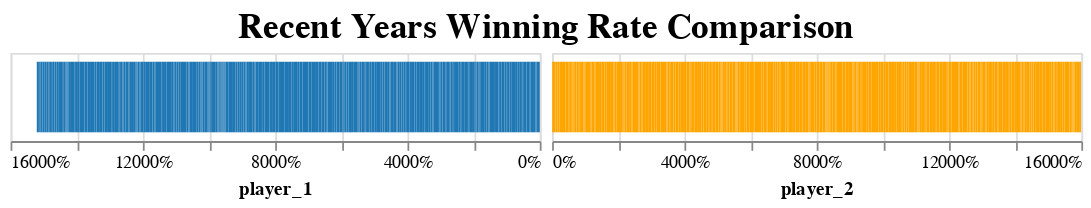

Notebook source saved alongside this figure:
### Code cell
player_1 = list(df_battle["name_1"].unique())
player_2 = list(df_battle["name_2"].unique())
player_1.sort()
player_2.sort()

dropdown1 = alt.binding_select(options=player_1, labels=player_1, name="player 1")
selection1 = alt.selection_single(fields=['name_1'], bind=dropdown1, name='player 1')

dropdown2 = alt.binding_select(options=player_2, labels=player_2, name="player 2")
selection2 = alt.selection_single(fields=['name_2'], bind=dropdown2, name='player 2')

op_condition = {"condition":
                {"test":
                 {"and":
                  [{"selection": "player 1"},
                   {"selection": "player 2"}]},
                    "value": 1},
                "value": 0}

base = alt.Chart(df_battle).properties(
    height=50,
    width=300
)

left = base.mark_bar(color='#1f77b4').encode(
    x=alt.X('player_1', sort=alt.SortOrder('descending'), axis=alt.Axis(format='%')),
    y=alt.Y('catagory', axis=None),
    opacity=op_condition
)

middle = base.encode(
    y=alt.Y('catagory:N', axis=None),
    text=alt.Text('catagory:N'),
).mark_text().properties(
    width=80
)

right = base.mark_bar(color='orange').encode(
    x=alt.X('player_2', axis=alt.Axis(format='%')),
    y=alt.Y('catagory', axis=None),
    opacity=op_condition
)

alt.concat(left, right, spacing=5).add_selection(
    selection2, selection1
).configure_scale(
    bandPaddingInner=0.2
).properties(
    title='Recent Years Winning Rate Comparison'
).configure_title(
    fontSize=20,
    anchor='middle'
)

### Figure 1 — Vega-Lite specification as saved in the notebook (floating-point values rounded to 4 significant figures; data arrays with more than 128 entries replaced by an {"elided": "..."} marker saying what was removed)
{"config": {"view": {"continuousWidth": 400, "continuousHeight": 300}, "scale": {"bandPaddingInner": 0.2}, "title": {"anchor": "middle", "fontSize": 20}}, "concat": [{"mark": {"type": "bar", "color": "#1f77b4"}, "encoding": {"opacity": {"condition": {"value": 1, "test": {"and": [{"selection": "player 1"}, {"selection": "player 2"}]}}, "value": 0}, "x": {"axis": {"format": "%"}, "field": "player_1", "sort": "descending", "type": "quantitative"}, "y": {"axis": null, "field": "catagory", "type": "nominal"}}, "height": 50, "selection": {"player 2": {"type": "single", "fields": ["name_2"], "bind": {"input": "select", "options": ["Anders Antonsen", "Anthony Sinisuka Ginting", "B. Sai Praneeth", "Brice Leverdez", "Cheuk Yiu Lee", "Dan Lin", "Daren Liew", "Dong Keun Lee", "Fei Xiang Sun", "Firman Abdul Kholik", "Guangzu Lu", "H. S. Prannoy", "Hans-Kristian Solberg Vittinghus", "Hyun Il Lee", "Jan O Jorgensen", "Jen Hao Hsu", "Jonatan Christie", "Joo Ven Soong", "Ka Long Angus Ng", "Kai Schaefer", "Kalle Koljonen", "Kanta Tsuneyama", "Kantaphon Wangcharoen", "Kashyap Parupalli", "Kazumasa Sakai", "Kenta Nishimoto", "Kento Momota", "Khosit Phetpradab", "Kunlavut Vitidsarn", "Kwang Hee Heo", "Long Chen", "Lucas Corvee", "Mark Caljouw", "Misha Zilberman", "Nhat Nguyen", "Rasmus Gemke", "Riichi Takeshita", "Sameer Verma", "Shesar Hiren Rhustavito", "Shreyansh Jaiswal", "Sitthikom Thammasin", "Sourabh Verma", "Srikanth Kidambi", "Subhankar Dey", "Suppanyu Avihingsanon", "Tanongsak Saensomboonsuk", "Thomas Rouxel", "Tien Chen Chou", "Toby Penty", "Tommy Sugiarto", "Tzu Wei Wang", "Viktor Axelsen", "Wan Ho Son", "Wing Ki Vincent Wong", "Yu Igarashi", "Yu Xiang Huang", "Yuqi Shi", "Yuxiang Huang", "Zii Jia Lee"], "labels": ["Anders Antonsen", "Anthony Sinisuka Ginting", "B. Sai Praneeth", "Brice Leverdez", "Cheuk Yiu Lee", "Dan Lin", "Daren Liew", "Dong Keun Lee", "Fei Xiang Sun", "Firman Abdul Kholik", "Guangzu Lu", "H. S. Prannoy", "Hans-Kristian Solberg Vittinghus", "Hyun Il Lee", "Jan O Jorgensen", "Jen Hao Hsu", "Jonatan Christie", "Joo Ven Soong", "Ka Long Angus Ng", "Kai Schaefer", "Kalle Koljonen", "Kanta Tsuneyama", "Kantaphon Wangcharoen", "Kashyap Parupalli", "Kazumasa Sakai", "Kenta Nishimoto", "Kento Momota", "Khosit Phetpradab", "Kunlavut Vitidsarn", "Kwang Hee Heo", "Long Chen", "Lucas Corvee", "Mark Caljouw", "Misha Zilberman", "Nhat Nguyen", "Rasmus Gemke", "Riichi Takeshita", "Sameer Verma", "Shesar Hiren Rhustavito", "Shreyansh Jaiswal", "Sitthikom Thammasin", "Sourabh Verma", "Srikanth Kidambi", "Subhankar Dey", "Suppanyu Avihingsanon", "Tanongsak Saensomboonsuk", "Thomas Rouxel", "Tien Chen Chou", "Toby Penty", "Tommy Sugiarto", "Tzu Wei Wang", "Viktor Axelsen", "Wan Ho Son", "Wing Ki Vincent Wong", "Yu Igarashi", "Yu Xiang Huang", "Yuqi Shi", "Yuxiang Huang", "Zii Jia Lee"], "name": "player 2"}}, "player 1": {"type": "single", "fields": ["name_1"], "bind": {"input": "select", "options": ["Anders Antonsen", "Anthony Sinisuka Ginting", "B. Sai Praneeth", "Brice Leverdez", "Cheuk Yiu Lee", "Dan Lin", "Daren Liew", "Dong Keun Lee", "Fei Xiang Sun", "Firman Abdul Kholik", "Guangzu Lu", "H. S. Prannoy", "Hans-Kristian Solberg Vittinghus", "Hyun Il Lee", "Jan O Jorgensen", "Jen Hao Hsu", "Jonatan Christie", "Joo Ven Soong", "Ka Long Angus Ng", "Kai Schaefer", "Kalle Koljonen", "Kanta Tsuneyama", "Kantaphon Wangcharoen", "Kashyap Parupalli", "Kazumasa Sakai", "Kenta Nishimoto", "Kento Momota", "Khosit Phetpradab", "Kunlavut Vitidsarn", "Kwang Hee Heo", "Long Chen", "Lucas Corvee", "Mark Caljouw", "Misha Zilberman", "Nhat Nguyen", "Rasmus Gemke", "Riichi Takeshita", "Sameer Verma", "Shesar Hiren Rhustavito", "Shreyansh Jaiswal", "Sitthikom Thammasin", "Sourabh Verma", "Srikanth Kidambi", "Subhankar Dey", "Suppanyu Avihingsanon", "Tanongsak Saensomboonsuk", "Thomas Rouxel", "Tien Chen Chou", "Toby Penty", "Tommy Sugiarto", "Tzu Wei Wang", "Viktor Axelsen", "Wan Ho Son", "Wing Ki Vincent Wong", "Yu Igarashi", "Yu Xiang Huang", "Yuqi Shi", "Yuxiang Huang", "Zii Jia Lee"], "labels": ["Anders Antonsen", "Anthony Sinisuka Ginting", "B. Sai Praneeth", "Brice Leverdez", "Cheuk Yiu Lee", "Dan Lin", "Daren Liew", "Dong Keun Lee", "Fei Xiang Sun", "Firman Abdul Kholik", "Guangzu Lu", "H. S. Prannoy", "Hans-Kristian Solberg Vittinghus", "Hyun Il Lee", "Jan O Jorgensen", "Jen Hao Hsu", "Jonatan Christie", "Joo Ven Soong", "Ka Long Angus Ng", "Kai Schaefer", "Kalle Koljonen", "Kanta Tsuneyama", "Kantaphon Wangcharoen", "Kashyap Parupalli", "Kazumasa Sakai", "Kenta Nishimoto", "Kento Momota", "Khosit Phetpradab", "Kunlavut Vitidsarn", "Kwang Hee Heo", "Long Chen", "Lucas Corvee", "Mark Caljouw", "Misha Zilberman", "Nhat Nguyen", "Rasmus Gemke", "Riichi Takeshita", "Sameer Verma", "Shesar Hiren Rhustavito", "Shreyansh Jaiswal", "Sitthikom Thammasin", "Sourabh Verma", "Srikanth Kidambi", "Subhankar Dey", "Suppanyu Avihingsanon", "Tanongsak Saensomboonsuk", "Thomas Rouxel", "Tien Chen Chou", "Toby Penty", "Tommy Sugiarto", "Tzu Wei Wang", "Viktor Axelsen", "Wan Ho Son", "Wing Ki Vincent Wong", "Yu Igarashi", "Yu Xiang Huang", "Yuqi Shi", "Yuxiang Huang", "Zii Jia Lee"], "name": "player 1"}}}, "width": 300}, {"mark": {"type": "bar", "color": "orange"}, "encoding": {"opacity": {"condition": {"value": 1, "test": {"and": [{"selection": "player 1"}, {"selection": "player 2"}]}}, "value": 0}, "x": {"axis": {"format": "%"}, "field": "player_2", "type": "quantitative"}, "y": {"axis": null, "field": "catagory", "type": "nominal"}}, "height": 50, "selection": {"player 2": {"type": "single", "fields": ["name_2"], "bind": {"input": "select", "options": ["Anders Antonsen", "Anthony Sinisuka Ginting", "B. Sai Praneeth", "Brice Leverdez", "Cheuk Yiu Lee", "Dan Lin", "Daren Liew", "Dong Keun Lee", "Fei Xiang Sun", "Firman Abdul Kholik", "Guangzu Lu", "H. S. Prannoy", "Hans-Kristian Solberg Vittinghus", "Hyun Il Lee", "Jan O Jorgensen", "Jen Hao Hsu", "Jonatan Christie", "Joo Ven Soong", "Ka Long Angus Ng", "Kai Schaefer", "Kalle Koljonen", "Kanta Tsuneyama", "Kantaphon Wangcharoen", "Kashyap Parupalli", "Kazumasa Sakai", "Kenta Nishimoto", "Kento Momota", "Khosit Phetpradab", "Kunlavut Vitidsarn", "Kwang Hee Heo", "Long Chen", "Lucas Corvee", "Mark Caljouw", "Misha Zilberman", "Nhat Nguyen", "Rasmus Gemke", "Riichi Takeshita", "Sameer Verma", "Shesar Hiren Rhustavito", "Shreyansh Jaiswal", "Sitthikom Thammasin", "Sourabh Verma", "Srikanth Kidambi", "Subhankar Dey", "Suppanyu Avihingsanon", "Tanongsak Saensomboonsuk", "Thomas Rouxel", "Tien Chen Chou", "Toby Penty", "Tommy Sugiarto", "Tzu Wei Wang", "Viktor Axelsen", "Wan Ho Son", "Wing Ki Vincent Wong", "Yu Igarashi", "Yu Xiang Huang", "Yuqi Shi", "Yuxiang Huang", "Zii Jia Lee"], "labels": ["Anders Antonsen", "Anthony Sinisuka Ginting", "B. Sai Praneeth", "Brice Leverdez", "Cheuk Yiu Lee", "Dan Lin", "Daren Liew", "Dong Keun Lee", "Fei Xiang Sun", "Firman Abdul Kholik", "Guangzu Lu", "H. S. Prannoy", "Hans-Kristian Solberg Vittinghus", "Hyun Il Lee", "Jan O Jorgensen", "Jen Hao Hsu", "Jonatan Christie", "Joo Ven Soong", "Ka Long Angus Ng", "Kai Schaefer", "Kalle Koljonen", "Kanta Tsuneyama", "Kantaphon Wangcharoen", "Kashyap Parupalli", "Kazumasa Sakai", "Kenta Nishimoto", "Kento Momota", "Khosit Phetpradab", "Kunlavut Vitidsarn", "Kwang Hee Heo", "Long Chen", "Lucas Corvee", "Mark Caljouw", "Misha Zilberman", "Nhat Nguyen", "Rasmus Gemke", "Riichi Takeshita", "Sameer Verma", "Shesar Hiren Rhustavito", "Shreyansh Jaiswal", "Sitthikom Thammasin", "Sourabh Verma", "Srikanth Kidambi", "Subhankar Dey", "Suppanyu Avihingsanon", "Tanongsak Saensomboonsuk", "Thomas Rouxel", "Tien Chen Chou", "Toby Penty", "Tommy Sugiarto", "Tzu Wei Wang", "Viktor Axelsen", "Wan Ho Son", "Wing Ki Vincent Wong", "Yu Igarashi", "Yu Xiang Huang", "Yuqi Shi", "Yuxiang Huang", "Zii Jia Lee"], "name": "player 2"}}, "player 1": {"type": "single", "fields": ["name_1"], "bind": {"input": "select", "options": ["Anders Antonsen", "Anthony Sinisuka Ginting", "B. Sai Praneeth", "Brice Leverdez", "Cheuk Yiu Lee", "Dan Lin", "Daren Liew", "Dong Keun Lee", "Fei Xiang Sun", "Firman Abdul Kholik", "Guangzu Lu", "H. S. Prannoy", "Hans-Kristian Solberg Vittinghus", "Hyun Il Lee", "Jan O Jorgensen", "Jen Hao Hsu", "Jonatan Christie", "Joo Ven Soong", "Ka Long Angus Ng", "Kai Schaefer", "Kalle Koljonen", "Kanta Tsuneyama", "Kantaphon Wangcharoen", "Kashyap Parupalli", "Kazumasa Sakai", "Kenta Nishimoto", "Kento Momota", "Khosit Phetpradab", "Kunlavut Vitidsarn", "Kwang Hee Heo", "Long Chen", "Lucas Corvee", "Mark Caljouw", "Misha Zilberman", "Nhat Nguyen", "Rasmus Gemke", "Riichi Takeshita", "Sameer Verma", "Shesar Hiren Rhustavito", "Shreyansh Jaiswal", "Sitthikom Thammasin", "Sourabh Verma", "Srikanth Kidambi", "Subhankar Dey", "Suppanyu Avihingsanon", "Tanongsak Saensomboonsuk", "Thomas Rouxel", "Tien Chen Chou", "Toby Penty", "Tommy Sugiarto", "Tzu Wei Wang", "Viktor Axelsen", "Wan Ho Son", "Wing Ki Vincent Wong", "Yu Igarashi", "Yu Xiang Huang", "Yuqi Shi", "Yuxiang Huang", "Zii Jia Lee"], "labels": ["Anders Antonsen", "Anthony Sinisuka Ginting", "B. Sai Praneeth", "Brice Leverdez", "Cheuk Yiu Lee", "Dan Lin", "Daren Liew", "Dong Keun Lee", "Fei Xiang Sun", "Firman Abdul Kholik", "Guangzu Lu", "H. S. Prannoy", "Hans-Kristian Solberg Vittinghus", "Hyun Il Lee", "Jan O Jorgensen", "Jen Hao Hsu", "Jonatan Christie", "Joo Ven Soong", "Ka Long Angus Ng", "Kai Schaefer", "Kalle Koljonen", "Kanta Tsuneyama", "Kantaphon Wangcharoen", "Kashyap Parupalli", "Kazumasa Sakai", "Kenta Nishimoto", "Kento Momota", "Khosit Phetpradab", "Kunlavut Vitidsarn", "Kwang Hee Heo", "Long Chen", "Lucas Corvee", "Mark Caljouw", "Misha Zilberman", "Nhat Nguyen", "Rasmus Gemke", "Riichi Takeshita", "Sameer Verma", "Shesar Hiren Rhustavito", "Shreyansh Jaiswal", "Sitthikom Thammasin", "Sourabh Verma", "Srikanth Kidambi", "Subhankar Dey", "Suppanyu Avihingsanon", "Tanongsak Saensomboonsuk", "Thomas Rouxel", "Tien Chen Chou", "Toby Penty", "Tommy Sugiarto", "Tzu Wei Wang", "Viktor Axelsen", "Wan Ho Son", "Wing Ki Vincent Wong", "Yu Igarashi", "Yu Xiang Huang", "Yuqi Shi", "Yuxiang Huang", "Zii Jia Lee"], "name": "player 1"}}}, "width": 300}], "data": {"name": "data-e58a9528dfa2eb91f4cfd2b8fdb816e0"}, "spacing": 5, "title": "Recent Years Winning Rate Comparison", "$schema": "https://vega.github.io/schema/vega-lite/v4.17.0.json", "datasets": {"data-e58a9528dfa2eb91f4cfd2b8fdb816e0": {"elided": "312 records"}}}
